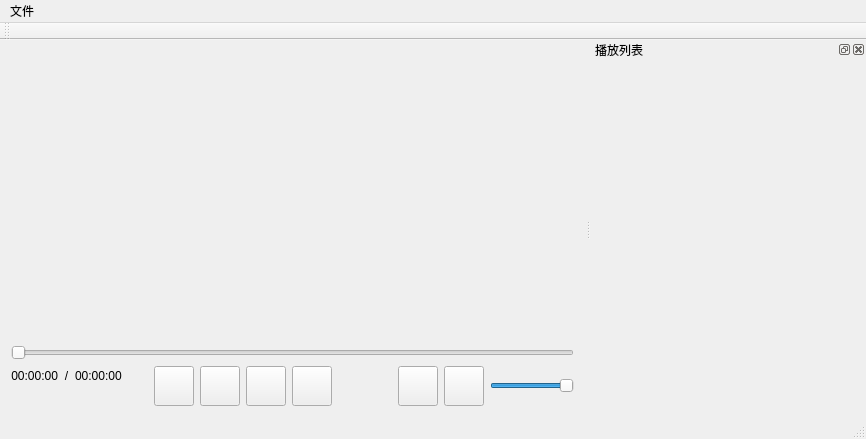
<?xml version="1.0" encoding="UTF-8"?>
<ui version="4.0">
 <class>QtSDLFFmpegVideoPlayerClass</class>
 <widget class="QMainWindow" name="QtSDLFFmpegVideoPlayerClass">
  <property name="geometry">
   <rect>
    <x>0</x>
    <y>0</y>
    <width>842</width>
    <height>438</height>
   </rect>
  </property>
  <property name="windowTitle">
   <string>Player</string>
  </property>
  <widget class="QWidget" name="centralWidget">
   <layout class="QGridLayout" name="gridLayout">
    <item row="0" column="0">
     <widget class="QWidget" name="videoRenderWidget" native="true">
      <property name="sizePolicy">
       <sizepolicy hsizetype="Expanding" vsizetype="Expanding">
        <horstretch>0</horstretch>
        <verstretch>0</verstretch>
       </sizepolicy>
      </property>
      <property name="minimumSize">
       <size>
        <width>512</width>
        <height>288</height>
       </size>
      </property>
      <layout class="QGridLayout" name="gridLayout_3">
       <item row="0" column="0">
        <layout class="QGridLayout" name="gridLayoutVideoRenderWidget"/>
       </item>
      </layout>
     </widget>
    </item>
    <item row="2" column="0">
     <layout class="QHBoxLayout" name="controllerBar">
      <property name="spacing">
       <number>6</number>
      </property>
      <item>
       <layout class="QGridLayout" name="layoutMediaPlayingInfo">
        <property name="sizeConstraint">
         <enum>QLayout::SizeConstraint::SetDefaultConstraint</enum>
        </property>
        <item row="0" column="0">
         <widget class="QLabel" name="labelMediaCurrentTime">
          <property name="text">
           <string>00:00:00</string>
          </property>
          <property name="alignment">
           <set>Qt::AlignmentFlag::AlignRight|Qt::AlignmentFlag::AlignTrailing|Qt::AlignmentFlag::AlignVCenter</set>
          </property>
          <property name="textInteractionFlags">
           <set>Qt::TextInteractionFlag::LinksAccessibleByMouse|Qt::TextInteractionFlag::TextSelectableByMouse</set>
          </property>
         </widget>
        </item>
        <item row="0" column="2">
         <widget class="QLabel" name="labelMediaDuration">
          <property name="enabled">
           <bool>true</bool>
          </property>
          <property name="text">
           <string>00:00:00</string>
          </property>
          <property name="alignment">
           <set>Qt::AlignmentFlag::AlignLeading|Qt::AlignmentFlag::AlignLeft|Qt::AlignmentFlag::AlignVCenter</set>
          </property>
          <property name="textInteractionFlags">
           <set>Qt::TextInteractionFlag::LinksAccessibleByMouse|Qt::TextInteractionFlag::TextSelectableByMouse</set>
          </property>
         </widget>
        </item>
        <item row="0" column="1">
         <widget class="QLabel" name="labelMediaTimeSeparator">
          <property name="enabled">
           <bool>true</bool>
          </property>
          <property name="text">
           <string>/</string>
          </property>
          <property name="alignment">
           <set>Qt::AlignmentFlag::AlignCenter</set>
          </property>
          <property name="textInteractionFlags">
           <set>Qt::TextInteractionFlag::LinksAccessibleByMouse|Qt::TextInteractionFlag::TextSelectableByMouse</set>
          </property>
         </widget>
        </item>
        <item row="1" column="0" colspan="4">
         <widget class="QLabel" name="labelMediaName">
          <property name="sizePolicy">
           <sizepolicy hsizetype="Preferred" vsizetype="Preferred">
            <horstretch>0</horstretch>
            <verstretch>0</verstretch>
           </sizepolicy>
          </property>
          <property name="text">
           <string/>
          </property>
          <property name="scaledContents">
           <bool>false</bool>
          </property>
          <property name="wordWrap">
           <bool>true</bool>
          </property>
          <property name="textInteractionFlags">
           <set>Qt::TextInteractionFlag::LinksAccessibleByMouse|Qt::TextInteractionFlag::TextSelectableByMouse</set>
          </property>
         </widget>
        </item>
        <item row="0" column="3">
         <spacer name="horizontalSpacerMediaDurationRight">
          <property name="orientation">
           <enum>Qt::Orientation::Horizontal</enum>
          </property>
          <property name="sizeType">
           <enum>QSizePolicy::Policy::Expanding</enum>
          </property>
          <property name="sizeHint" stdset="0">
           <size>
            <width>40</width>
            <height>20</height>
           </size>
          </property>
         </spacer>
        </item>
       </layout>
      </item>
      <item>
       <spacer name="horizontalSpacerControllerBarLeft1">
        <property name="orientation">
         <enum>Qt::Orientation::Horizontal</enum>
        </property>
        <property name="sizeType">
         <enum>QSizePolicy::Policy::Minimum</enum>
        </property>
        <property name="sizeHint" stdset="0">
         <size>
          <width>20</width>
          <height>20</height>
         </size>
        </property>
       </spacer>
      </item>
      <item>
       <widget class="RoundedIconButton" name="btnPlayPause">
        <property name="sizePolicy">
         <sizepolicy hsizetype="Minimum" vsizetype="Minimum">
          <horstretch>0</horstretch>
          <verstretch>0</verstretch>
         </sizepolicy>
        </property>
        <property name="text">
         <string/>
        </property>
        <property name="icon">
         <iconset theme="QIcon::ThemeIcon::MediaPlaybackStart"/>
        </property>
        <property name="iconSize">
         <size>
          <width>32</width>
          <height>32</height>
         </size>
        </property>
       </widget>
      </item>
      <item>
       <widget class="RoundedIconButton" name="btnStop">
        <property name="sizePolicy">
         <sizepolicy hsizetype="Minimum" vsizetype="Minimum">
          <horstretch>0</horstretch>
          <verstretch>0</verstretch>
         </sizepolicy>
        </property>
        <property name="text">
         <string/>
        </property>
        <property name="icon">
         <iconset theme="QIcon::ThemeIcon::MediaPlaybackStop"/>
        </property>
        <property name="iconSize">
         <size>
          <width>16</width>
          <height>16</height>
         </size>
        </property>
       </widget>
      </item>
      <item>
       <widget class="RoundedIconButton" name="btnPrevious">
        <property name="sizePolicy">
         <sizepolicy hsizetype="Minimum" vsizetype="Minimum">
          <horstretch>0</horstretch>
          <verstretch>0</verstretch>
         </sizepolicy>
        </property>
        <property name="text">
         <string/>
        </property>
        <property name="icon">
         <iconset theme="QIcon::ThemeIcon::MediaSkipBackward"/>
        </property>
        <property name="iconSize">
         <size>
          <width>16</width>
          <height>16</height>
         </size>
        </property>
       </widget>
      </item>
      <item>
       <widget class="RoundedIconButton" name="btnNext">
        <property name="sizePolicy">
         <sizepolicy hsizetype="Minimum" vsizetype="Minimum">
          <horstretch>0</horstretch>
          <verstretch>0</verstretch>
         </sizepolicy>
        </property>
        <property name="text">
         <string/>
        </property>
        <property name="icon">
         <iconset theme="QIcon::ThemeIcon::MediaSkipForward"/>
        </property>
        <property name="iconSize">
         <size>
          <width>16</width>
          <height>16</height>
         </size>
        </property>
       </widget>
      </item>
      <item>
       <spacer name="horizontalSpacerControllerBarRight1">
        <property name="orientation">
         <enum>Qt::Orientation::Horizontal</enum>
        </property>
        <property name="sizeType">
         <enum>QSizePolicy::Policy::Minimum</enum>
        </property>
        <property name="sizeHint" stdset="0">
         <size>
          <width>20</width>
          <height>20</height>
         </size>
        </property>
       </spacer>
      </item>
      <item>
       <spacer name="horizontalSpacerControllerBarRight2">
        <property name="orientation">
         <enum>Qt::Orientation::Horizontal</enum>
        </property>
        <property name="sizeType">
         <enum>QSizePolicy::Policy::MinimumExpanding</enum>
        </property>
        <property name="sizeHint" stdset="0">
         <size>
          <width>40</width>
          <height>20</height>
         </size>
        </property>
       </spacer>
      </item>
      <item>
       <widget class="RoundedIconButton" name="btnPlayOptions">
        <property name="sizePolicy">
         <sizepolicy hsizetype="Minimum" vsizetype="Minimum">
          <horstretch>0</horstretch>
          <verstretch>0</verstretch>
         </sizepolicy>
        </property>
        <property name="text">
         <string/>
        </property>
        <property name="icon">
         <iconset resource="../resources/QtSDLFFmpegVideoPlayer.qrc">
          <normaloff>:/svgs/svgs/settings.svg</normaloff>:/svgs/svgs/settings.svg</iconset>
        </property>
       </widget>
      </item>
      <item>
       <widget class="RoundedIconButton" name="btnVolume">
        <property name="sizePolicy">
         <sizepolicy hsizetype="Minimum" vsizetype="Minimum">
          <horstretch>0</horstretch>
          <verstretch>0</verstretch>
         </sizepolicy>
        </property>
        <property name="text">
         <string/>
        </property>
        <property name="icon">
         <iconset theme="QIcon::ThemeIcon::AudioVolumeMedium"/>
        </property>
        <property name="checkable">
         <bool>false</bool>
        </property>
       </widget>
      </item>
      <item>
       <widget class="QSlider" name="sliderVolume">
        <property name="sizePolicy">
         <sizepolicy hsizetype="Minimum" vsizetype="Fixed">
          <horstretch>0</horstretch>
          <verstretch>0</verstretch>
         </sizepolicy>
        </property>
        <property name="mouseTracking">
         <bool>true</bool>
        </property>
        <property name="tabletTracking">
         <bool>true</bool>
        </property>
        <property name="maximum">
         <number>100</number>
        </property>
        <property name="value">
         <number>100</number>
        </property>
        <property name="orientation">
         <enum>Qt::Orientation::Horizontal</enum>
        </property>
        <property name="invertedAppearance">
         <bool>false</bool>
        </property>
        <property name="invertedControls">
         <bool>false</bool>
        </property>
        <property name="tickPosition">
         <enum>QSlider::TickPosition::NoTicks</enum>
        </property>
       </widget>
      </item>
     </layout>
    </item>
    <item row="1" column="0">
     <widget class="QSlider" name="sliderMediaProgress">
      <property name="sizePolicy">
       <sizepolicy hsizetype="Expanding" vsizetype="Fixed">
        <horstretch>0</horstretch>
        <verstretch>0</verstretch>
       </sizepolicy>
      </property>
      <property name="tracking">
       <bool>false</bool>
      </property>
      <property name="orientation">
       <enum>Qt::Orientation::Horizontal</enum>
      </property>
     </widget>
    </item>
   </layout>
  </widget>
  <widget class="QMenuBar" name="mainMenuBar">
   <property name="geometry">
    <rect>
     <x>0</x>
     <y>0</y>
     <width>842</width>
     <height>21</height>
    </rect>
   </property>
   <widget class="QMenu" name="mainMenu">
    <property name="title">
     <string>文件</string>
    </property>
    <widget class="QMenu" name="menuOpen">
     <property name="title">
      <string>打开</string>
     </property>
     <addaction name="actionMenuOpenActionOpenFiles"/>
     <addaction name="actionMenuOpenActionOpenFolder"/>
     <addaction name="actionMenuOpenActionOpenUrl"/>
    </widget>
    <addaction name="actionOpenFiles"/>
    <addaction name="actionOpenFolder"/>
    <addaction name="actionOpenUrl"/>
    <addaction name="menuOpen"/>
    <addaction name="separator"/>
    <addaction name="actionSettings"/>
    <addaction name="separator"/>
    <addaction name="actionQuit"/>
   </widget>
   <addaction name="mainMenu"/>
  </widget>
  <widget class="QToolBar" name="mainToolBar">
   <attribute name="toolBarArea">
    <enum>TopToolBarArea</enum>
   </attribute>
   <attribute name="toolBarBreak">
    <bool>false</bool>
   </attribute>
  </widget>
  <widget class="QStatusBar" name="statusBar"/>
  <widget class="QDockWidget" name="playListDockWidget">
   <property name="minimumSize">
    <size>
     <width>275</width>
     <height>80</height>
    </size>
   </property>
   <property name="floating">
    <bool>false</bool>
   </property>
   <property name="features">
    <set>QDockWidget::DockWidgetFeature::DockWidgetClosable|QDockWidget::DockWidgetFeature::DockWidgetFloatable|QDockWidget::DockWidgetFeature::DockWidgetMovable</set>
   </property>
   <property name="windowTitle">
    <string>播放列表</string>
   </property>
   <attribute name="dockWidgetArea">
    <number>2</number>
   </attribute>
   <widget class="PlayListWidget" name="playListDockWidgetContents"/>
  </widget>
  <action name="actionQuit">
   <property name="text">
    <string>退出</string>
   </property>
  </action>
  <action name="actionOpenFolder">
   <property name="text">
    <string>打开文件夹</string>
   </property>
  </action>
  <action name="actionOpenUrl">
   <property name="text">
    <string>打开链接</string>
   </property>
  </action>
  <action name="actionSettings">
   <property name="text">
    <string>设置</string>
   </property>
  </action>
  <action name="actionOpenFiles">
   <property name="text">
    <string>打开文件</string>
   </property>
  </action>
  <action name="actionMenuOpenActionOpenFiles">
   <property name="text">
    <string>打开文件</string>
   </property>
  </action>
  <action name="actionMenuOpenActionOpenFolder">
   <property name="text">
    <string>打开文件夹</string>
   </property>
  </action>
  <action name="actionMenuOpenActionOpenUrl">
   <property name="text">
    <string>打开链接</string>
   </property>
  </action>
 </widget>
 <layoutdefault spacing="6" margin="11"/>
 <customwidgets>
  <customwidget>
   <class>RoundedIconButton</class>
   <extends>QPushButton</extends>
   <header>roundediconbutton.h</header>
  </customwidget>
  <customwidget>
   <class>PlayListWidget</class>
   <extends>QWidget</extends>
   <header>playlistwidget.h</header>
   <container>1</container>
  </customwidget>
 </customwidgets>
 <resources>
  <include location="../resources/QtSDLFFmpegVideoPlayer.qrc"/>
 </resources>
 <connections>
  <connection>
   <sender>sliderMediaProgress</sender>
   <signal>sliderMoved(int)</signal>
   <receiver>QtSDLFFmpegVideoPlayerClass</receiver>
   <slot>mediaSliderMoved(int)</slot>
   <hints>
    <hint type="sourcelabel">
     <x>48</x>
     <y>356</y>
    </hint>
    <hint type="destinationlabel">
     <x>27</x>
     <y>403</y>
    </hint>
   </hints>
  </connection>
  <connection>
   <sender>sliderMediaProgress</sender>
   <signal>sliderPressed()</signal>
   <receiver>QtSDLFFmpegVideoPlayerClass</receiver>
   <slot>mediaSliderPressed()</slot>
   <hints>
    <hint type="sourcelabel">
     <x>65</x>
     <y>356</y>
    </hint>
    <hint type="destinationlabel">
     <x>50</x>
     <y>408</y>
    </hint>
   </hints>
  </connection>
  <connection>
   <sender>sliderMediaProgress</sender>
   <signal>sliderReleased()</signal>
   <receiver>QtSDLFFmpegVideoPlayerClass</receiver>
   <slot>mediaSliderReleased()</slot>
   <hints>
    <hint type="sourcelabel">
     <x>97</x>
     <y>356</y>
    </hint>
    <hint type="destinationlabel">
     <x>75</x>
     <y>396</y>
    </hint>
   </hints>
  </connection>
  <connection>
   <sender>sliderMediaProgress</sender>
   <signal>valueChanged(int)</signal>
   <receiver>QtSDLFFmpegVideoPlayerClass</receiver>
   <slot>mediaSliderValueChanged(int)</slot>
   <hints>
    <hint type="sourcelabel">
     <x>121</x>
     <y>356</y>
    </hint>
    <hint type="destinationlabel">
     <x>108</x>
     <y>387</y>
    </hint>
   </hints>
  </connection>
  <connection>
   <sender>btnPlayPause</sender>
   <signal>clicked()</signal>
   <receiver>QtSDLFFmpegVideoPlayerClass</receiver>
   <slot>mediaPlayPause()</slot>
   <hints>
    <hint type="sourcelabel">
     <x>188</x>
     <y>406</y>
    </hint>
    <hint type="destinationlabel">
     <x>213</x>
     <y>410</y>
    </hint>
   </hints>
  </connection>
  <connection>
   <sender>btnStop</sender>
   <signal>clicked()</signal>
   <receiver>QtSDLFFmpegVideoPlayerClass</receiver>
   <slot>mediaStop()</slot>
   <hints>
    <hint type="sourcelabel">
     <x>222</x>
     <y>406</y>
    </hint>
    <hint type="destinationlabel">
     <x>279</x>
     <y>409</y>
    </hint>
   </hints>
  </connection>
  <connection>
   <sender>btnPrevious</sender>
   <signal>clicked()</signal>
   <receiver>QtSDLFFmpegVideoPlayerClass</receiver>
   <slot>mediaPrevious()</slot>
   <hints>
    <hint type="sourcelabel">
     <x>256</x>
     <y>406</y>
    </hint>
    <hint type="destinationlabel">
     <x>316</x>
     <y>409</y>
    </hint>
   </hints>
  </connection>
  <connection>
   <sender>btnNext</sender>
   <signal>clicked()</signal>
   <receiver>QtSDLFFmpegVideoPlayerClass</receiver>
   <slot>mediaNext()</slot>
   <hints>
    <hint type="sourcelabel">
     <x>290</x>
     <y>406</y>
    </hint>
    <hint type="destinationlabel">
     <x>351</x>
     <y>412</y>
    </hint>
   </hints>
  </connection>
  <connection>
   <sender>btnVolume</sender>
   <signal>clicked()</signal>
   <receiver>QtSDLFFmpegVideoPlayerClass</receiver>
   <slot>mediaVolumeMuteUnmute()</slot>
   <hints>
    <hint type="sourcelabel">
     <x>429</x>
     <y>406</y>
    </hint>
    <hint type="destinationlabel">
     <x>580</x>
     <y>395</y>
    </hint>
   </hints>
  </connection>
  <connection>
   <sender>sliderVolume</sender>
   <signal>sliderMoved(int)</signal>
   <receiver>QtSDLFFmpegVideoPlayerClass</receiver>
   <slot>mediaVolumeSliderMoved(int)</slot>
   <hints>
    <hint type="sourcelabel">
     <x>519</x>
     <y>392</y>
    </hint>
    <hint type="destinationlabel">
     <x>640</x>
     <y>392</y>
    </hint>
   </hints>
  </connection>
  <connection>
   <sender>sliderVolume</sender>
   <signal>valueChanged(int)</signal>
   <receiver>QtSDLFFmpegVideoPlayerClass</receiver>
   <slot>mediaVolumeSliderValueChanged(int)</slot>
   <hints>
    <hint type="sourcelabel">
     <x>519</x>
     <y>392</y>
    </hint>
    <hint type="destinationlabel">
     <x>620</x>
     <y>400</y>
    </hint>
   </hints>
  </connection>
  <connection>
   <sender>btnPlayOptions</sender>
   <signal>clicked()</signal>
   <receiver>QtSDLFFmpegVideoPlayerClass</receiver>
   <slot>mediaOpenPlayOptionsDialog()</slot>
   <hints>
    <hint type="sourcelabel">
     <x>385</x>
     <y>374</y>
    </hint>
    <hint type="destinationlabel">
     <x>348</x>
     <y>371</y>
    </hint>
   </hints>
  </connection>
 </connections>
 <slots>
  <slot>mediaPlayPause()</slot>
  <slot>mediaStop()</slot>
  <slot>mediaPrevious()</slot>
  <slot>mediaNext()</slot>
  <slot>mediaSeek()</slot>
  <slot>mediaSliderMoved(int)</slot>
  <slot>mediaSliderPressed()</slot>
  <slot>mediaSliderReleased()</slot>
  <slot>mediaSliderValueChanged(int)</slot>
  <slot>mediaVolumeMuteUnmute()</slot>
  <slot>mediaVolumeSliderMoved(int)</slot>
  <slot>mediaVolumeSliderValueChanged(int)</slot>
  <slot>mediaOpenPlayOptionsDialog()</slot>
 </slots>
</ui>
